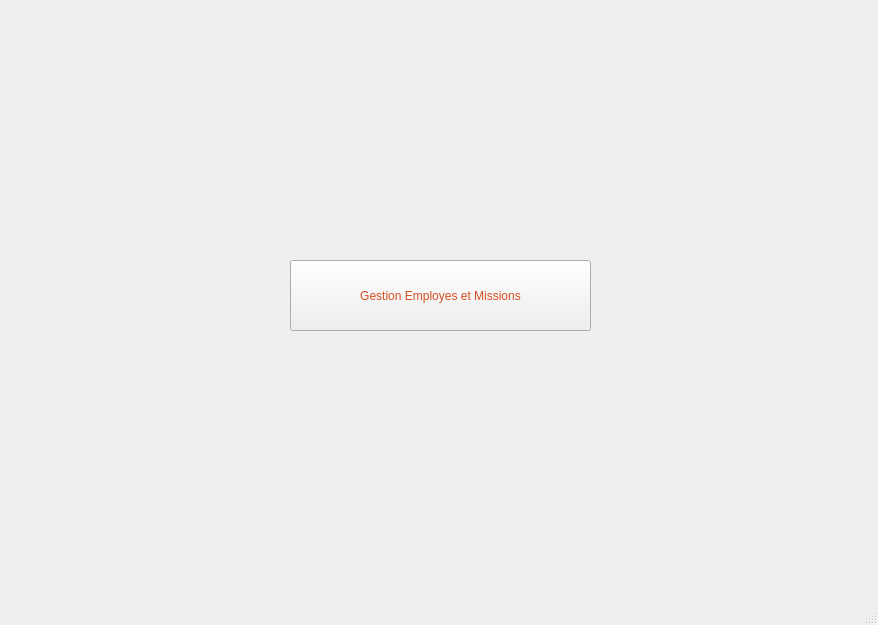
<?xml version="1.0" encoding="UTF-8"?>
<ui version="4.0">
 <class>MainWindow</class>
 <widget class="QMainWindow" name="MainWindow">
  <property name="geometry">
   <rect>
    <x>0</x>
    <y>0</y>
    <width>878</width>
    <height>625</height>
   </rect>
  </property>
  <property name="windowTitle">
   <string>MainWindow</string>
  </property>
  <property name="styleSheet">
   <string notr="true">background-image: url(:/res/img/MAINBG.jpg);</string>
  </property>
  <widget class="QWidget" name="centralwidget">
   <widget class="QPushButton" name="pushButton">
    <property name="geometry">
     <rect>
      <x>290</x>
      <y>260</y>
      <width>301</width>
      <height>71</height>
     </rect>
    </property>
    <property name="styleSheet">
     <string notr="true">color: rgb(213, 78, 33);
background-image: url(:/res/img/hand-painted-watercolor-background-with-sky-clouds-shape_24972-1095.jpg);
background-image: url(:/res/img/gettyimages-1132439283-640x640.jpg);
font: 12pt &quot;MS Shell Dlg 2&quot;;</string>
    </property>
    <property name="text">
     <string>Gestion Employes et Missions</string>
    </property>
   </widget>
  </widget>
  <widget class="QMenuBar" name="menubar">
   <property name="geometry">
    <rect>
     <x>0</x>
     <y>0</y>
     <width>878</width>
     <height>26</height>
    </rect>
   </property>
  </widget>
  <widget class="QStatusBar" name="statusbar"/>
 </widget>
 <resources/>
 <connections/>
</ui>
